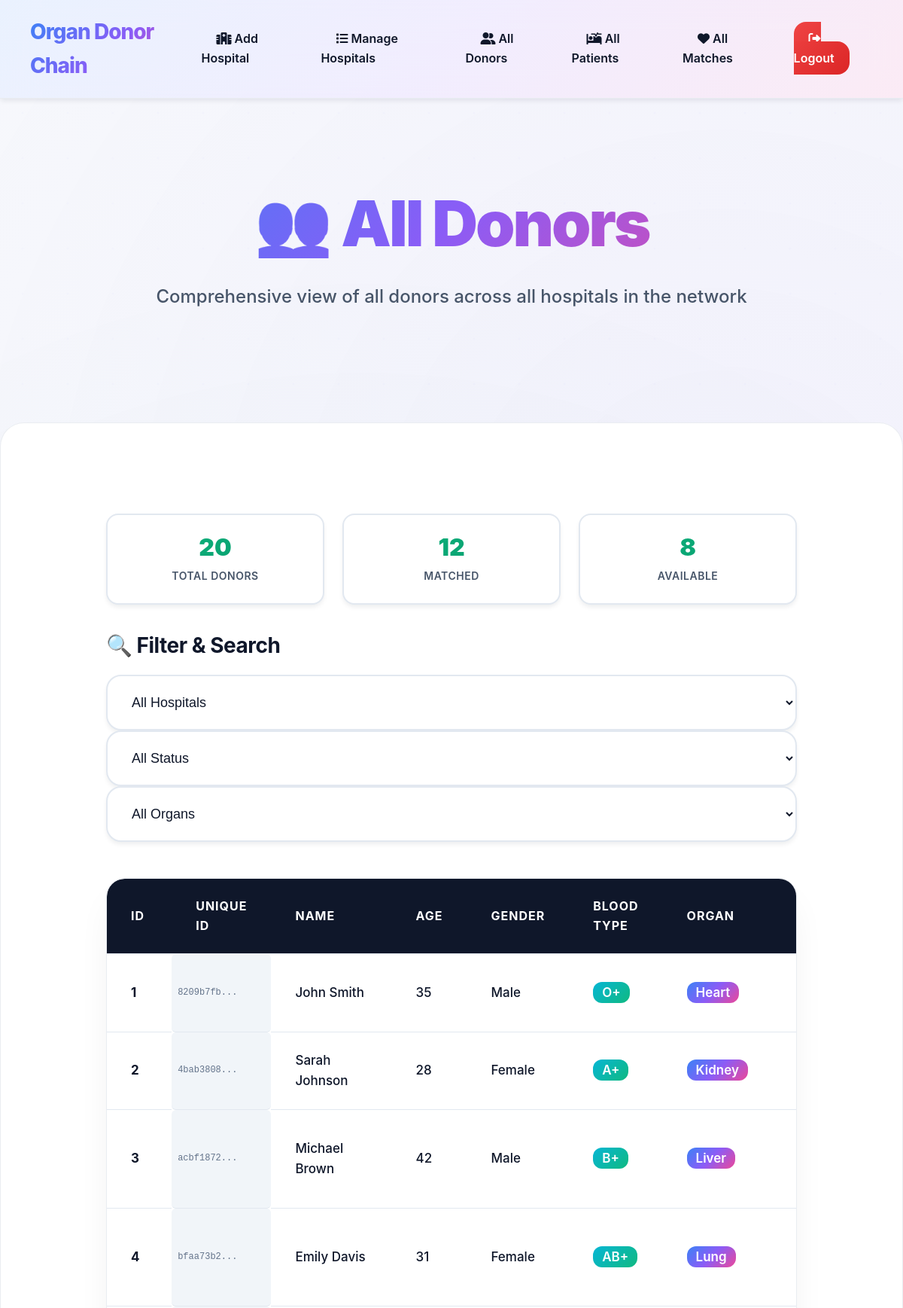
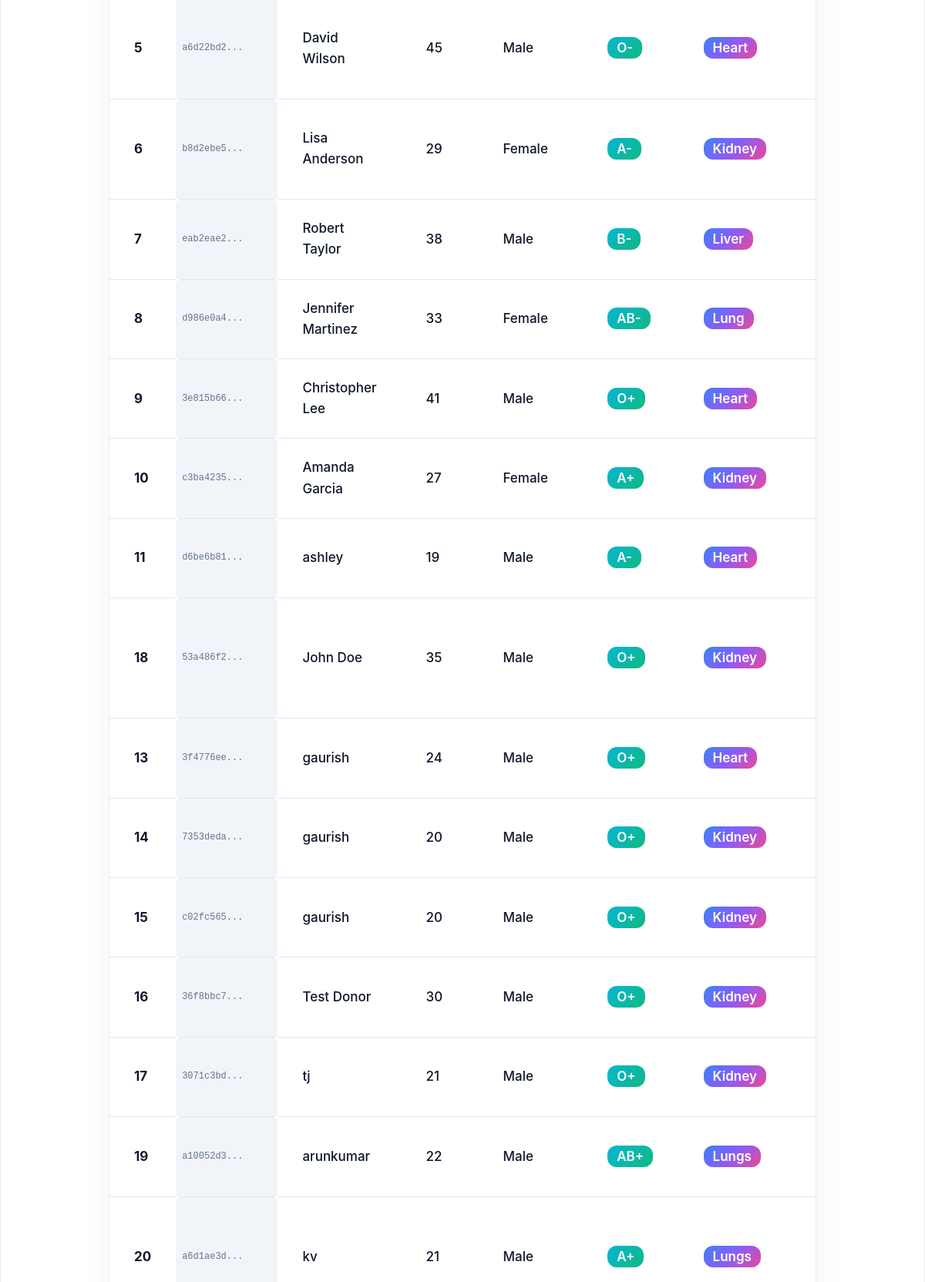
Page /admin_donors (signed in, upper part) on the committed database (2 pictures, top to bottom).
### tables this page shows
CREATE TABLE donor (
        id INTEGER PRIMARY KEY AUTOINCREMENT,
        unique_id TEXT UNIQUE,
        hospital_id INTEGER,
        name TEXT,
        age INTEGER,
        gender TEXT,
        blood_type TEXT,
        organ TEXT,
        status TEXT DEFAULT 'Not Matched',
        registration_date TEXT DEFAULT CURRENT_TIMESTAMP, medical_document_path TEXT,
        FOREIGN KEY (hospital_id) REFERENCES hospital(id)
    );

### server/app.py (the view)
@app.route('/admin_donors')
def admin_donors():
    if 'admin' not in session:
        return redirect('/login')
    conn = sqlite3.connect(DB)
    c = conn.cursor()
    try:
        c.execute('''
            SELECT d.id, d.unique_id, d.name, d.age, d.gender, d.blood_type, d.organ, d.status, d.registration_date, h.name as hospital_name, d.medical_document_path
            FROM donor d
            JOIN hospital h ON d.hospital_id = h.id
            ORDER BY d.registration_date ASC
        ''')
        donors = c.fetchall()
    except sqlite3.OperationalError:
        c.execute('''
            SELECT d.id, d.name, d.age, d.gender, d.blood_type, d.organ, d.status, h.name as hospital_name
            FROM donor d
            JOIN hospital h ON d.hospital_id = h.id
            ORDER BY d.id ASC
        ''')
        old_donors = c.fetchall()
        donors = [(d[0], 'N/A', d[1], d[2], d[3], d[4], d[5], d[6], 'N/A', d[7], None) for d in old_donors]
    conn.close()
    return render_template('admin_donors.html', donors=donors)

### server/app.py (called while the page is built)
@app.template_filter('basename')
def basename_filter(path):
    if path:
        return os.path.basename(path)
    return ''

### client/templates/admin_donors.html (shortened to what this page needs)
<!DOCTYPE html>
<html>
<head>
    <link rel="stylesheet" href="../static/style.css">
    <link rel="stylesheet" href="https://cdnjs.cloudflare.com/ajax/libs/font-awesome/6.0.0/css/all.min.css">
</head>
<body>
<nav class="navbar">
    <div class="nav-container">
        <a class="brand" href="/manage_hospitals">Organ Donor Chain</a>
        <ul class="nav-links">
            <li><a href="/add_hospital"><i class="fas fa-hospital"></i> Add Hospital</a></li>
            <li><a href="/manage_hospitals"><i class="fas fa-list"></i> Manage Hospitals</a></li>
            <li><a href="/admin_donors"><i class="fas fa-user-friends"></i> All Donors</a></li>
            <li><a href="/admin_patients"><i class="fas fa-procedures"></i> All Patients</a></li>
            <li><a href="/admin_matches"><i class="fas fa-heart"></i> All Matches</a></li>
            <li><a href="/logout" class="btn-danger"><i class="fas fa-sign-out-alt"></i> Logout</a></li>
        </ul>
    </div>
</nav>
<section class="hero">
    <div class="hero-inner">
        <h1>👥 All Donors</h1>
        <p>Comprehensive view of all donors across all hospitals in the network</p>
    </div>
</section>
<div class="container container-wide">
    <div class="stats-header">
        <div class="stat-card">
            <div class="stat-number donors">{{ donors|length }}</div>
            <div class="stat-label">Total Donors</div>
        </div>
        <div class="stat-card">
            <div class="stat-number donors">{{ donors|selectattr('7', 'equalto', 'Matched')|list|length }}</div>
            <div class="stat-label">Matched</div>
        </div>
        <div class="stat-card">
            <div class="stat-number donors">{{ donors|selectattr('7', 'equalto', 'Not Matched')|list|length }}</div>
            <div class="stat-label">Available</div>
        </div>
    </div>
    <div class="hospital-filter">
        <h3 style="margin: 0 0 16px 0; color: var(--text-primary);">🔍 Filter & Search</h3>
        <div class="filter-controls">
            <select class="filter-select" id="hospitalFilter" onchange="filterByHospital()">
                <option value="">All Hospitals</option>
            </select>
            <select class="filter-select" id="statusFilter" onchange="filterByStatus()">
                <option value="">All Status</option>
            </select>
            <select class="filter-select" id="organFilter" onchange="filterByOrgan()">
                <option value="">All Organs</option>
            </select>
        </div>
    </div>
    <div class="table-container">
        <table id="donorsTable">
            <thead>
                <tr>
                    <th>ID</th>
                    <th>Unique ID</th>
                    <th>Name</th>
                    <th>Age</th>
                    <th>Gender</th>
                    <th>Blood Type</th>
                    <th>Organ</th>
                    <th>Status</th>
                </tr>
            </thead>
            <tbody>
                {% for donor in donors %}
                <tr data-hospital="{{ donor[9] }}" data-status="{{ donor[7] }}" data-organ="{{ donor[6] }}">
                    <td><strong>{{ donor[0] }}</strong></td>
                    <td class="unique-id-cell">{{ donor[1][:8] }}...</td>
                    <td>{{ donor[2] }}</td>
                    <td>{{ donor[3] }}</td>
                    <td>{{ donor[4] }}</td>
                    <td><span class="blood-type-badge">{{ donor[5] }}</span></td>
                    <td><span class="organ-badge">{{ donor[6] }}</span></td>
                    <td>
                    </td>
                </tr>
                {% endfor %}
            </tbody>
        </table>
    </div>
</div>
</body>
</html>

### rows in the picture
donor: id "1", donor "8209b7fb", name "John Smith", age "35", gender "Male", blood_type "O+", organ "Heart"
donor: id "2", donor "4bab3808", name "Sarah Johnson", age "28", gender "Female", blood_type "A+", organ "Kidney"
donor: id "3", donor "acbf1872", name "Michael Brown", age "42", gender "Male", blood_type "B+", organ "Liver"
donor: id "4", donor "bfaa73b2", name "Emily Davis", age "31", gender "Female", blood_type "AB+", organ "Lung"
donor: id "5", donor "a6d22bd2", name "David Wilson", age "45", gender "Male", blood_type "O-", organ "Heart"
donor: id "6", donor "b8d2ebe5", name "Lisa Anderson", age "29", gender "Female", blood_type "A-", organ "Kidney"
donor: id "7", donor "eab2eae2", name "Robert Taylor", age "38", gender "Male", blood_type "B-", organ "Liver"
donor: id "8", donor "d986e0a4", name "Jennifer Martinez", age "33", gender "Female", blood_type "AB-", organ "Lung"
donor: id "9", donor "3e815b66", name "Christopher Lee", age "41", gender "Male", blood_type "O+", organ "Heart"
donor: id "10", donor "c3ba4235", name "Amanda Garcia", age "27", gender "Female", blood_type "A+", organ "Kidney"
donor: id "11", donor "d6be6b81", name "ashley", age "19", gender "Male", blood_type "A-", organ "Heart"
donor: id "18", donor "53a486f2", name "John Doe", age "35", gender "Male", blood_type "O+", organ "Kidney"
donor: id "13", donor "3f4776ee", name "gaurish", age "24", gender "Male", blood_type "O+", organ "Heart"
donor: id "14", donor "7353deda", name "gaurish", age "20", gender "Male", blood_type "O+", organ "Kidney"
donor: id "15", donor "c02fc565", name "gaurish", age "20", gender "Male", blood_type "O+", organ "Kidney"
donor: id "16", donor "36f8bbc7", name "Test Donor", age "30", gender "Male", blood_type "O+", organ "Kidney"
donor: id "17", donor "3071c3bd", name "tj", age "21", gender "Male", blood_type "O+", organ "Kidney"
donor: id "19", donor "a10052d3", name "arunkumar", age "22", gender "Male", blood_type "AB+", organ "Lungs"
donor: id "20", donor "a6d1ae3d", name "kv", age "21", gender "Male", blood_type "A+", organ "Lungs"

### other values in the picture
{{ donors|length }} "20"
{{ donors|selectattr('7', 'equalto', 'Matched')|list|length }} "12"
{{ donors|selectattr('7', 'equalto', 'Not Matched')|list|length }} "8"
